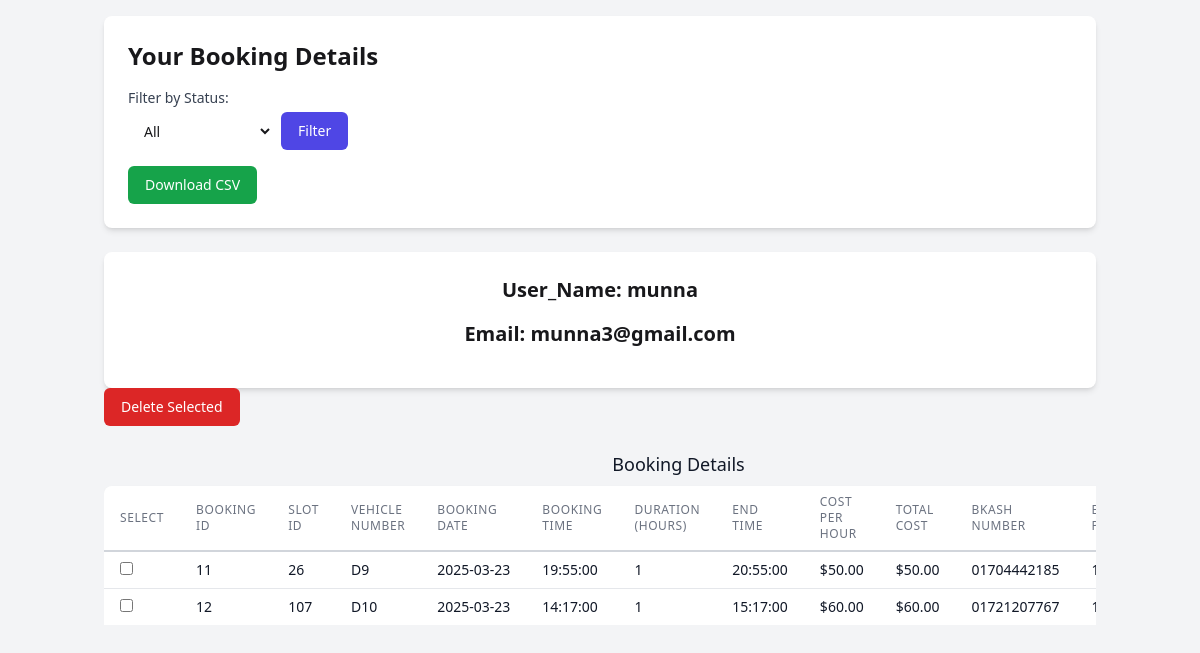
/booking_slot1.php (signed in), run on the app's committed database.
### tables this page shows
CREATE TABLE `bookings` (
  `id` int(11) NOT NULL,
  `user_id` int(11) NOT NULL,
  `slot_id` int(11) NOT NULL,
  `vehicle_number` varchar(20) NOT NULL,
  `booking_date` date NOT NULL,
  `booking_time` time NOT NULL,
  `duration` int(11) NOT NULL,
  `end_time` time NOT NULL,
  `cost_per_hour` decimal(10,2) NOT NULL,
  `total_cost` decimal(10,2) NOT NULL,
  `bkash_number` varchar(15) NOT NULL,
  `bkash_pin` varchar(6) NOT NULL,
  `status` varchar(20) DEFAULT 'Pending'
);

### booking_slot1.php (the view, shortened to what this page needs)
<?php
$host = 'localhost';
$db = 'online_parking';
$user = 'root';
$pass = '';
$conn = new mysqli($host, $user, $pass, $db);
$status_filter = $_GET['status_filter'] ?? '';
$query = "
    SELECT
        id AS booking_id,
        slot_id,
        vehicle_number,
        booking_date,
        booking_time,
        duration,
        end_time,
        cost_per_hour,
        total_cost,
        bkash_number,
        bkash_pin,
        CASE
            WHEN NOW() < CONCAT(booking_date, ' ', booking_time) THEN 'Pending'
            WHEN NOW() BETWEEN CONCAT(booking_date, ' ', booking_time) AND CONCAT(booking_date, ' ', end_time) THEN 'Active'
            ELSE 'Completed'
        END AS status
    FROM
        bookings
    WHERE
        user_id = ?
";
$stmt = $conn->prepare($query);
if (!empty($status_filter)) {
    $stmt->bind_param("is", $_SESSION['user_id'], $status_filter);
} else {
    $stmt->bind_param("i", $_SESSION['user_id']);
}
$stmt->execute();
$result = $stmt->get_result();
?>
<!DOCTYPE html>
<html lang="en">
<head>
    <script src="https://cdn.tailwindcss.com"></script>
    <link href="https://cdn.jsdelivr.net/npm/daisyui@5" rel="stylesheet" type="text/css" />
    <script src="https://cdn.jsdelivr.net/npm/@tailwindcss/browser@4"></script>
</head>
<body class="bg-gray-100 dark:bg-gray-900">
    <div class="container mx-auto p-4">
        <div class="bg-white dark:bg-gray-800 p-6 rounded-lg shadow-md mb-6">
            <h1 class="text-2xl font-bold mb-4 dark:text-white">Your Booking Details</h1>
            <form method="GET" action="" class="mb-4">
                <label for="status_filter" class="block text-sm font-medium text-gray-700 dark:text-gray-300">Filter by
                    Status:</label>
                <div class="mt-1 flex flex-col md:flex-row gap-2">
                    <select name="status_filter" id="status_filter"
                        class="w-full md:w-auto pl-3 pr-10 py-2 text-base border-gray-300 focus:outline-none focus:ring-indigo-500 focus:border-indigo-500 sm:text-sm rounded-md dark:bg-gray-700 dark:text-white">
                        <option value="">All</option>
                    </select>
                    <button type="submit"
                        class="w-full md:w-auto inline-flex items-center justify-center px-4 py-2 border border-transparent text-sm font-medium rounded-md text-white bg-indigo-600 hover:bg-indigo-700 focus:outline-none focus:ring-2 focus:ring-offset-2 focus:ring-indigo-500">Filter</button>
                </div>
            </form>
            <form method="GET" action="">
                <button type="submit" name="download_csv"
                    class="w-full md:w-auto inline-flex items-center justify-center px-4 py-2 border border-transparent text-sm font-medium rounded-md text-white bg-green-600 hover:bg-green-700 focus:outline-none focus:ring-2 focus:ring-offset-2 focus:ring-green-500">Download
                    CSV</button>
            </form>
        </div>
        <div class="bg-white dark:bg-gray-800 p-6 rounded-lg shadow-md">
            <h1 class="text-center text-xl font-bold mb-4 dark:text-white">User_Name:
                <?php echo $_SESSION['username']; ?>
            </h1>
            <h1 class="text-center text-xl font-bold mb-4 dark:text-white">Email: <?php echo $_SESSION['email']; ?></h1>
        </div>
        <form method="POST" action="" class="mb-4">
            <button type="submit" name="delete_selected"
                class="w-full md:w-auto inline-flex items-center justify-center px-4 py-2 border border-transparent text-sm font-medium rounded-md text-white bg-red-600 hover:bg-red-700 focus:outline-none focus:ring-2 focus:ring-offset-2 focus:ring-red-500">Delete
                Selected</button>
            <div class="overflow-x-auto">
                <table class="min-w-full bg-white dark:bg-gray-800 rounded-lg shadow-md mt-6">
                    <caption class="text-lg font-medium text-gray-900 dark:text-white mb-2">Booking Details</caption>
                    <thead>
                        <tr>
                            <th
                                class="px-4 py-2 border-b-2 border-gray-300 dark:border-gray-700 text-left text-xs font-medium text-gray-500 dark:text-gray-300 uppercase tracking-wider">
                                Select</th>
                            <th
                                class="px-4 py-2 border-b-2 border-gray-300 dark:border-gray-700 text-left text-xs font-medium text-gray-500 dark:text-gray-300 uppercase tracking-wider">
                                Booking ID</th>
                            <th
                                class="px-4 py-2 border-b-2 border-gray-300 dark:border-gray-700 text-left text-xs font-medium text-gray-500 dark:text-gray-300 uppercase tracking-wider">
                                Slot ID</th>
                            <th
                                class="px-4 py-2 border-b-2 border-gray-300 dark:border-gray-700 text-left text-xs font-medium text-gray-500 dark:text-gray-300 uppercase tracking-wider">
                                Vehicle Number</th>
                            <th
                                class="px-4 py-2 border-b-2 border-gray-300 dark:border-gray-700 text-left text-xs font-medium text-gray-500 dark:text-gray-300 uppercase tracking-wider">
                                Booking Date</th>
                            <th
                                class="px-4 py-2 border-b-2 border-gray-300 dark:border-gray-700 text-left text-xs font-medium text-gray-500 dark:text-gray-300 uppercase tracking-wider">
                                Booking Time</th>
                            <th
                                class="px-4 py-2 border-b-2 border-gray-300 dark:border-gray-700 text-left text-xs font-medium text-gray-500 dark:text-gray-300 uppercase tracking-wider">
                                Duration (hours)</th>
                            <th
                                class="px-4 py-2 border-b-2 border-gray-300 dark:border-gray-700 text-left text-xs font-medium text-gray-500 dark:text-gray-300 uppercase tracking-wider">
                                End Time</th>
                            <th
                                class="px-4 py-2 border-b-2 border-gray-300 dark:border-gray-700 text-left text-xs font-medium text-gray-500 dark:text-gray-300 uppercase tracking-wider">
                                Cost Per Hour</th>
                            <th
                                class="px-4 py-2 border-b-2 border-gray-300 dark:border-gray-700 text-left text-xs font-medium text-gray-500 dark:text-gray-300 uppercase tracking-wider">
                                Total Cost</th>
                            <th
                                class="px-4 py-2 border-b-2 border-gray-300 dark:border-gray-700 text-left text-xs font-medium text-gray-500 dark:text-gray-300 uppercase tracking-wider">
                                Bkash Number</th>
                            <th
                                class="px-4 py-2 border-b-2 border-gray-300 dark:border-gray-700 text-left text-xs font-medium text-gray-500 dark:text-gray-300 uppercase tracking-wider">
                                Bkash PIN</th>
                        </tr>
                    </thead>
                    <tbody class="bg-white dark:bg-gray-800 divide-y divide-gray-200 dark:divide-gray-700">
                        <?php
                        if ($result->num_rows > 0) {
                            while ($row = $result->fetch_assoc()) {
                                echo "<tr>";
                                echo "<td class='px-4 py-2 whitespace-nowrap text-sm text-gray-900 dark:text-gray-100'><input type='checkbox' name='selected_bookings[]' value='" . $row['booking_id'] . "'></td>";
                                echo "<td class='px-4 py-2 whitespace-nowrap text-sm text-gray-900 dark:text-gray-100'>" . htmlspecialchars($row['booking_id']) . "</td>";
                                echo "<td class='px-4 py-2 whitespace-nowrap text-sm text-gray-900 dark:text-gray-100'>" . htmlspecialchars($row['slot_id']) . "</td>";
                                echo "<td class='px-4 py-2 whitespace-nowrap text-sm text-gray-900 dark:text-gray-100'>" . htmlspecialchars($row['vehicle_number']) . "</td>";
                                echo "<td class='px-4 py-2 whitespace-nowrap text-sm text-gray-900 dark:text-gray-100'>" . htmlspecialchars($row['booking_date']) . "</td>";
                                echo "<td class='px-4 py-2 whitespace-nowrap text-sm text-gray-900 dark:text-gray-100'>" . htmlspecialchars($row['booking_time']) . "</td>";
                                echo "<td class='px-4 py-2 whitespace-nowrap text-sm text-gray-900 dark:text-gray-100'>" . htmlspecialchars($row['duration']) . "</td>";
                                echo "<td class='px-4 py-2 whitespace-nowrap text-sm text-gray-900 dark:text-gray-100'>" . htmlspecialchars($row['end_time']) . "</td>";
                                echo "<td class='px-4 py-2 whitespace-nowrap text-sm text-gray-900 dark:text-gray-100'>$" . htmlspecialchars(number_format($row['cost_per_hour'], 2)) . "</td>";
                                echo "<td class='px-4 py-2 whitespace-nowrap text-sm text-gray-900 dark:text-gray-100'>$" . htmlspecialchars(number_format($row['total_cost'], 2)) . "</td>";
                                echo "<td class='px-4 py-2 whitespace-nowrap text-sm text-gray-900 dark:text-gray-100'>" . htmlspecialchars($row['bkash_number']) . "</td>";
                                echo "<td class='px-4 py-2 whitespace-nowrap text-sm text-gray-900 dark:text-gray-100'>" . htmlspecialchars($row['bkash_pin']) . "</td>";
                                echo "</tr>";
                            }
                        } else {
                            echo "<tr><td colspan='13' class='px-4 py-2 whitespace-nowrap text-sm text-gray-900 dark:text-gray-100'>No bookings found.</td></tr>";
                        }
                        ?>
                    </tbody>
                </table>
            </div>
        </form>
    </div>
</body>
</html>

### data on the page
bookings: id "11", slot "26", vehicle_number "D9", booking_date "2025-03-23", booking_time "19:55:00", duration "1", end_time "20:55:00", cost_per_hour "50.00", total_cost "50.00", bkash_number "01704442185"
bookings: id "12", slot "107", vehicle_number "D10", booking_date "2025-03-23", booking_time "14:17:00", duration "1", end_time "15:17:00", cost_per_hour "60.00", total_cost "60.00", bkash_number "01721207767"

### other printed values
$_SESSION['username'] "munna"
$_SESSION['email'] "munna3@gmail.com"
